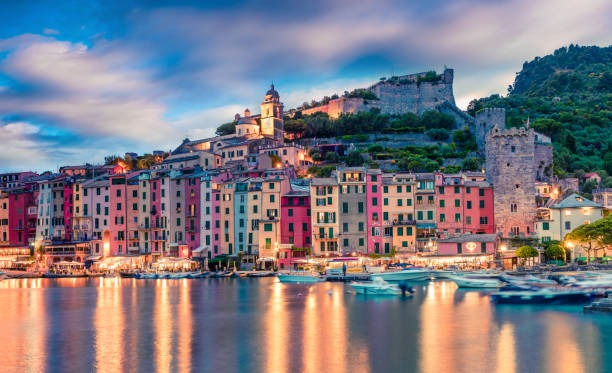
#> input picture city.jpg, 612 x 373 px
$ jupyter execute image_thresholding.ipynb
#> lines starting #> are read from the running program, lines starting #| are printed output that depends on the picture; after the words box and inside, x2 and y2 are one past the last pixel; in counts of white or black regions, pixels touching at a corner belong together
# Image Segmentation Using Thresholding Techniques in OpenCV

## Developed By
**Name:** Subashini K
**Register No:** 212225240160

## Aim
To segment an image using Global Thresholding, Adaptive Thresholding, and Otsu's Thresholding techniques using Python and OpenCV.

### Original Image

[cell 1]
import cv2
import matplotlib.pyplot as plt

img = cv2.imread("city.jpg")
#> img is the input picture: shape (373, 612, 3); mean B, G, R 132.7, 123.2, 125.8

if img is None:
    print("Error: Image not found. Check the file path.")
else:
    img_rgb = cv2.cvtColor(img, cv2.COLOR_BGR2RGB)
    plt.imshow(img_rgb)
    plt.title("Original Image")
    plt.axis("off")
    plt.show()

### Original Grayscale Image

[cell 2]
img = cv2.imread("city.jpg", cv2.IMREAD_GRAYSCALE)
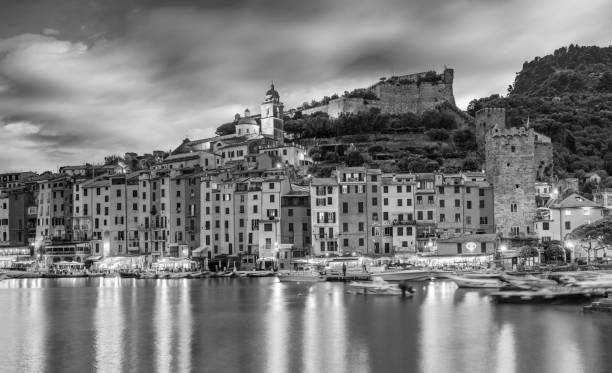
#> img: shape (373, 612); min 0, max 255, mean 125.1
plt.imshow(img, cmap="gray")
plt.title("Original Grayscale Image")
plt.axis("off")
plt.show()

### Global Thresholding

[cell 3]
img = cv2.imread("city.jpg", cv2.IMREAD_GRAYSCALE)
_, result = cv2.threshold(img, 127, 255, cv2.THRESH_BINARY)
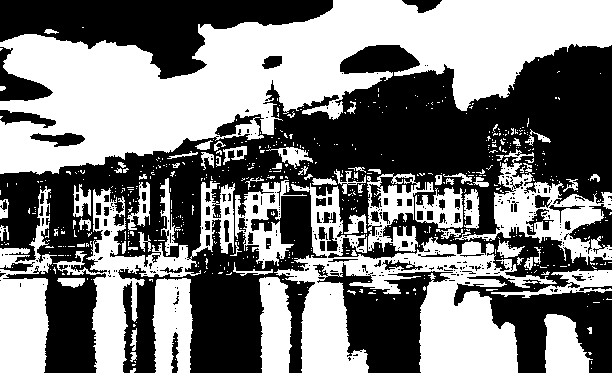
#> result: shape (373, 612); 48.7% white; 613 white regions (540 under 20 px), largest, box (x1, y1, x2, y2) and area: (0, 0, 612, 175) 51797, (274, 183, 557, 373) 18419, (53, 181, 235, 373) 7850
plt.imshow(result, cmap="gray")
plt.title("Global Thresholding")
plt.axis("off")
plt.show()

### Adaptive Thresholding

[cell 4]
img = cv2.imread("city.jpg", cv2.IMREAD_GRAYSCALE)
result = cv2.adaptiveThreshold(
    img, 255,
    cv2.ADAPTIVE_THRESH_GAUSSIAN_C,
    cv2.THRESH_BINARY,
    11, 2
)
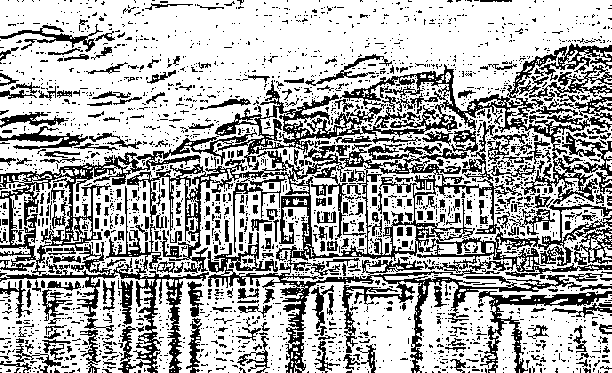
#> result: shape (373, 612); 67.8% white; black in thin lines or dots
plt.imshow(result, cmap="gray")
plt.title("Adaptive Thresholding")
plt.axis("off")
plt.show()

### Otsu's Thresholding

[cell 5]
img = cv2.imread("city.jpg", cv2.IMREAD_GRAYSCALE)
_, result = cv2.threshold(
    img, 0, 255,
    cv2.THRESH_BINARY + cv2.THRESH_OTSU
)
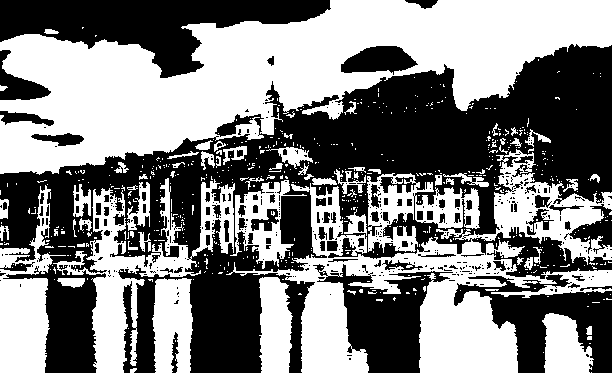
#> result: shape (373, 612); 50.5% white; 417 black regions (327 under 20 px), largest, box (x1, y1, x2, y2) and area: (0, 44, 612, 373) 77069, (0, 0, 331, 78) 12271, (454, 274, 612, 373) 7001
plt.imshow(result, cmap="gray")
plt.title("Otsu's Thresholding")
plt.axis("off")
plt.show()
